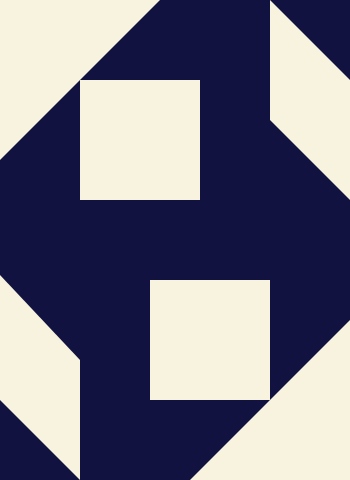
Frame 1 (no input)
Frame 60 (no input): identical to frame 1, image omitted
Frame 120 (the mouse pressed at the canvas centre since frame 60): identical to frame 1, image omitted

The p5.js sketch that drew this single still picture (run headless with seeded random() and noise() and a simulated clock; from frame 60 on, the mouse is pressed at the canvas centre):

// p5.js sketch
// ── sketch.js
var a= 160;
var b=120;
function setup() {
  createCanvas(350, 480);
}

function draw() {
  //Black background
  background(17,18,64);

  fill(247,243,223);
  noStroke();
  triangle(0, 0, 0, a, a,0);
  
  
  fill(247,243,223);
  noStroke();
  triangle(350,480,350,480-a,350-a,480);
  
  fill(247,243,223);
  noStroke();
  rect(80,80,b,b);  
  
  fill(247,243,223);
  noStroke();
  rect(350-80-b,480-80-b,b,b);
  
  fill(247,243,223);
  noStroke();
  quad(80,height,0,height-80,0,height-80-125,80,height-120);
  
  fill(247,243,223);
  noStroke();
  quad(width-80,0,width-80,120,width,120+80,width,80);

  // Recreation of a paint:
  // artist: Alfredo Volpi
  // Title: Sem título
  // Date: 1950s
  // Credit Line: The Adolpho Leirner Collection of Brazilian Constructive Art, museum purchase funded by the Caroline Wiess Law Accessions Endowment Fund
  // Link: https://www.google.com/culturalinstitute/beta/u/0/asset/sem-t%C3%ADtulo/WAGizd-L5fPK_g

}
